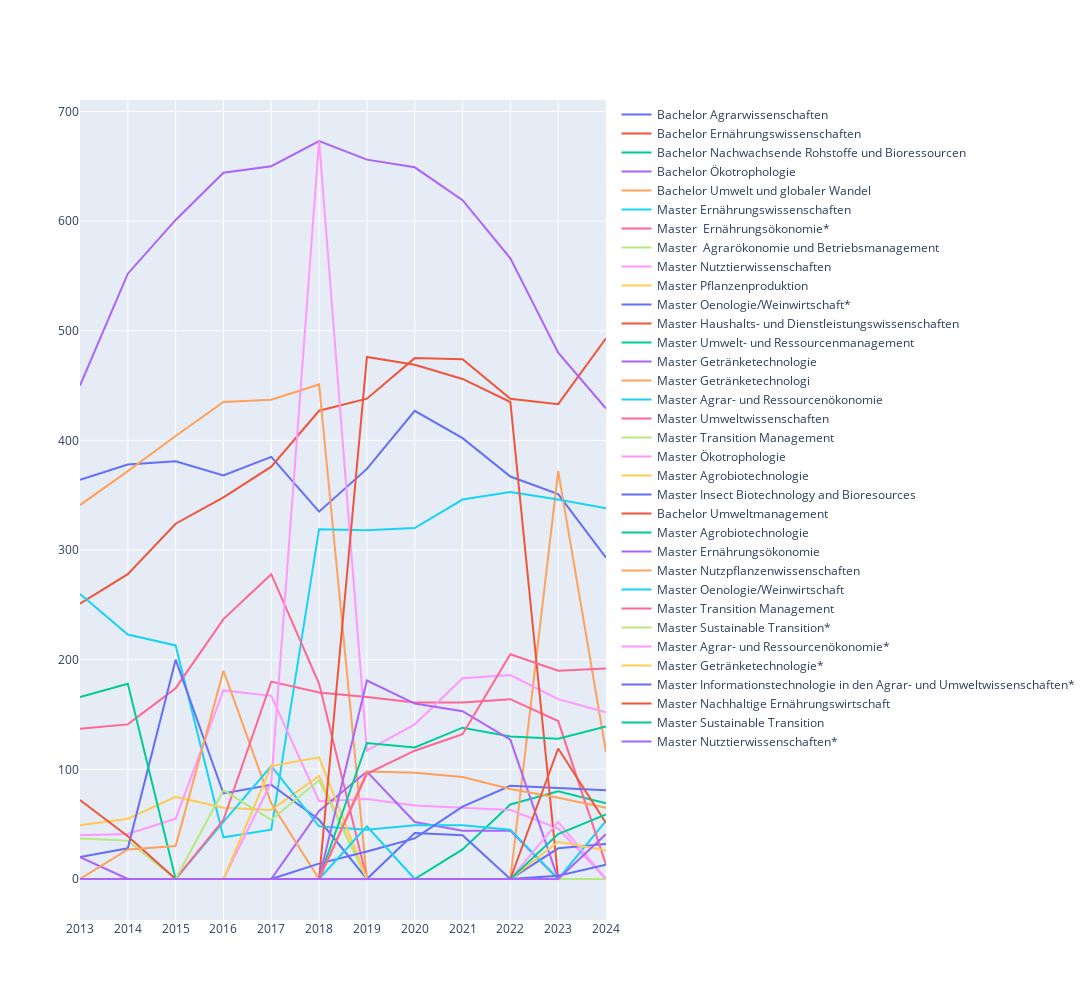

The cell this chart's notebook holds for it:
### Markdown cell above
### Plot

### Code cell
fig.update_layout(
    width=2000,   # Breite in Pixel
    height=1000    # Höhe in Pixel
)

fig.show()

### Figure 1 — Plotly figure (JSON) as saved in the notebook; plotly's stock layout.template omitted (floating-point values rounded to 4 significant figures)
{"data": [{"mode": "lines", "name": "Bachelor Agrarwissenschaften", "type": "scatter", "x": ["2013", "2014", "2015", "2016", "2017", "2018", "2019", "2020", "2021", "2022", "2023", "2024"], "y": [364, 378, 381, 368, 385, 335, 374, 427, 402, 367, 351, 293]}, {"mode": "lines", "name": "Bachelor Ernährungswissenschaften", "type": "scatter", "x": ["2013", "2014", "2015", "2016", "2017", "2018", "2019", "2020", "2021", "2022", "2023", "2024"], "y": [251, 278, 324, 348, 376, 427, 438, 475, 474, 438, 433, 493]}, {"mode": "lines", "name": "Bachelor Nachwachsende Rohstoffe und Bioressourcen", "type": "scatter", "x": ["2013", "2014", "2015", "2016", "2017", "2018", "2019", "2020", "2021", "2022", "2023", "2024"], "y": [0, 0, 0, 0, 0, 0, 0, 0, 27, 68, 80, 69]}, {"mode": "lines", "name": "Bachelor Ökotrophologie", "type": "scatter", "x": ["2013", "2014", "2015", "2016", "2017", "2018", "2019", "2020", "2021", "2022", "2023", "2024"], "y": [450, 552, 601, 644, 650, 673, 656, 649, 619, 566, 480, 429]}, {"mode": "lines", "name": "Bachelor Umwelt und globaler Wandel", "type": "scatter", "x": ["2013", "2014", "2015", "2016", "2017", "2018", "2019", "2020", "2021", "2022", "2023", "2024"], "y": [341, 372, 404, 435, 437, 451, 0, 0, 0, 0, 372, 116]}, {"mode": "lines", "name": "Master Ernährungswissenschaften ", "type": "scatter", "x": ["2013", "2014", "2015", "2016", "2017", "2018", "2019", "2020", "2021", "2022", "2023", "2024"], "y": [260, 223, 213, 38, 45, 319, 318, 320, 346, 353, 346, 338]}, {"mode": "lines", "name": "Master  Ernährungsökonomie*", "type": "scatter", "x": ["2013", "2014", "2015", "2016", "2017", "2018", "2019", "2020", "2021", "2022", "2023", "2024"], "y": [137, 141, 174, 237, 278, 178, 0, 0, 0, 0, 0, 0]}, {"mode": "lines", "name": "Master  Agrarökonomie und Betriebsmanagement", "type": "scatter", "x": ["2013", "2014", "2015", "2016", "2017", "2018", "2019", "2020", "2021", "2022", "2023", "2024"], "y": [37, 35, 0, 0, 0, 0, 0, 0, 0, 0, 0, 0]}, {"mode": "lines", "name": "Master Nutztierwissenschaften", "type": "scatter", "x": ["2013", "2014", "2015", "2016", "2017", "2018", "2019", "2020", "2021", "2022", "2023", "2024"], "y": [40, 41, 55, 172, 167, 71, 73, 67, 65, 63, 46, 0]}, {"mode": "lines", "name": "Master Pflanzenproduktion", "type": "scatter", "x": ["2013", "2014", "2015", "2016", "2017", "2018", "2019", "2020", "2021", "2022", "2023", "2024"], "y": [49, 55, 75, 65, 63, 94, 0, 0, 0, 0, 0, 0]}, {"mode": "lines", "name": "Master Oenologie/Weinwirtschaft*", "type": "scatter", "x": ["2013", "2014", "2015", "2016", "2017", "2018", "2019", "2020", "2021", "2022", "2023", "2024"], "y": [20, 28, 200, 78, 86, 54, 0, 42, 40, 0, 28, 32]}, {"mode": "lines", "name": "Master Haushalts- und Dienstleistungswissenschaften\n", "type": "scatter", "x": ["2013", "2014", "2015", "2016", "2017", "2018", "2019", "2020", "2021", "2022", "2023", "2024"], "y": [72, 39, 0, 0, 0, 0, 0, 0, 0, 0, 0, 0]}, {"mode": "lines", "name": "Master Umwelt- und Ressourcenmanagement", "type": "scatter", "x": ["2013", "2014", "2015", "2016", "2017", "2018", "2019", "2020", "2021", "2022", "2023", "2024"], "y": [166, 178, 0, 0, 0, 0, 0, 0, 0, 0, 0, 0]}, {"mode": "lines", "name": "Master Getränketechnologie", "type": "scatter", "x": ["2013", "2014", "2015", "2016", "2017", "2018", "2019", "2020", "2021", "2022", "2023", "2024"], "y": [20, 0, 0, 0, 0, 62, 98, 52, 44, 44, 0, 0]}, {"mode": "lines", "name": "Master Getränketechnologi", "type": "scatter", "x": ["2013", "2014", "2015", "2016", "2017", "2018", "2019", "2020", "2021", "2022", "2023", "2024"], "y": [0, 27, 30, 190, 69, 0, 0, 0, 0, 0, 0, 0]}, {"mode": "lines", "name": "Master Agrar- und Ressourcenökonomie", "type": "scatter", "x": ["2013", "2014", "2015", "2016", "2017", "2018", "2019", "2020", "2021", "2022", "2023", "2024"], "y": [0, 0, 0, 52, 103, 48, 45, 49, 49, 45, 0, 53]}, {"mode": "lines", "name": "Master Umweltwissenschaften", "type": "scatter", "x": ["2013", "2014", "2015", "2016", "2017", "2018", "2019", "2020", "2021", "2022", "2023", "2024"], "y": [0, 0, 0, 54, 180, 170, 166, 161, 161, 164, 144, 13]}, {"mode": "lines", "name": "Master Transition Management\n", "type": "scatter", "x": ["2013", "2014", "2015", "2016", "2017", "2018", "2019", "2020", "2021", "2022", "2023", "2024"], "y": [0, 0, 0, 81, 54, 90, 0, 0, 0, 0, 0, 0]}, {"mode": "lines", "name": "Master Ökotrophologie", "type": "scatter", "x": ["2013", "2014", "2015", "2016", "2017", "2018", "2019", "2020", "2021", "2022", "2023", "2024"], "y": [0, 0, 0, 0, 88, 673, 117, 141, 183, 186, 164, 152]}, {"mode": "lines", "name": "Master Agrobiotechnologie\n", "type": "scatter", "x": ["2013", "2014", "2015", "2016", "2017", "2018", "2019", "2020", "2021", "2022", "2023", "2024"], "y": [0, 0, 0, 0, 103, 111, 0, 0, 0, 0, 0, 0]}, {"mode": "lines", "name": "Master Insect Biotechnology and Bioresources", "type": "scatter", "x": ["2013", "2014", "2015", "2016", "2017", "2018", "2019", "2020", "2021", "2022", "2023", "2024"], "y": [0, 0, 0, 0, 0, 14, 25, 37, 66, 85, 83, 81]}, {"mode": "lines", "name": "Bachelor Umweltmanagement", "type": "scatter", "x": ["2013", "2014", "2015", "2016", "2017", "2018", "2019", "2020", "2021", "2022", "2023", "2024"], "y": [0, 0, 0, 0, 0, 0, 476, 469, 456, 435, 0, 0]}, {"mode": "lines", "name": "Master Agrobiotechnologie", "type": "scatter", "x": ["2013", "2014", "2015", "2016", "2017", "2018", "2019", "2020", "2021", "2022", "2023", "2024"], "y": [0, 0, 0, 0, 0, 0, 124, 120, 138, 130, 128, 139]}, {"mode": "lines", "name": "Master Ernährungsökonomie", "type": "scatter", "x": ["2013", "2014", "2015", "2016", "2017", "2018", "2019", "2020", "2021", "2022", "2023", "2024"], "y": [0, 0, 0, 0, 0, 0, 181, 160, 153, 127, 0, 0]}, {"mode": "lines", "name": "Master Nutzpflanzenwissenschaften", "type": "scatter", "x": ["2013", "2014", "2015", "2016", "2017", "2018", "2019", "2020", "2021", "2022", "2023", "2024"], "y": [0, 0, 0, 0, 0, 0, 98, 97, 93, 82, 74, 65]}, {"mode": "lines", "name": "Master Oenologie/Weinwirtschaft", "type": "scatter", "x": ["2013", "2014", "2015", "2016", "2017", "2018", "2019", "2020", "2021", "2022", "2023", "2024"], "y": [0, 0, 0, 0, 0, 0, 48, 0, 0, 0, 0, 0]}, {"mode": "lines", "name": "Master Transition Management", "type": "scatter", "x": ["2013", "2014", "2015", "2016", "2017", "2018", "2019", "2020", "2021", "2022", "2023", "2024"], "y": [0, 0, 0, 0, 0, 0, 96, 117, 132, 205, 190, 192]}, {"mode": "lines", "name": "Master Sustainable Transition*", "type": "scatter", "x": ["2013", "2014", "2015", "2016", "2017", "2018", "2019", "2020", "2021", "2022", "2023", "2024"], "y": [0, 0, 0, 0, 0, 0, 0, 0, 0, 0, 0, 0]}, {"mode": "lines", "name": "Master Agrar- und Ressourcenökonomie*", "type": "scatter", "x": ["2013", "2014", "2015", "2016", "2017", "2018", "2019", "2020", "2021", "2022", "2023", "2024"], "y": [0, 0, 0, 0, 0, 0, 0, 0, 0, 0, 52, 0]}, {"mode": "lines", "name": "Master Getränketechnologie*", "type": "scatter", "x": ["2013", "2014", "2015", "2016", "2017", "2018", "2019", "2020", "2021", "2022", "2023", "2024"], "y": [0, 0, 0, 0, 0, 0, 0, 0, 0, 0, 34, 26]}, {"mode": "lines", "name": "Master Informationstechnologie in den Agrar- und Umweltwissenschaften*", "type": "scatter", "x": ["2013", "2014", "2015", "2016", "2017", "2018", "2019", "2020", "2021", "2022", "2023", "2024"], "y": [0, 0, 0, 0, 0, 0, 0, 0, 0, 0, 3, 13]}, {"mode": "lines", "name": "Master Nachhaltige Ernährungswirtschaft", "type": "scatter", "x": ["2013", "2014", "2015", "2016", "2017", "2018", "2019", "2020", "2021", "2022", "2023", "2024"], "y": [0, 0, 0, 0, 0, 0, 0, 0, 0, 0, 119, 51]}, {"mode": "lines", "name": "Master Sustainable Transition", "type": "scatter", "x": ["2013", "2014", "2015", "2016", "2017", "2018", "2019", "2020", "2021", "2022", "2023", "2024"], "y": [0, 0, 0, 0, 0, 0, 0, 0, 0, 0, 41, 59]}, {"mode": "lines", "name": "Master Nutztierwissenschaften*", "type": "scatter", "x": ["2013", "2014", "2015", "2016", "2017", "2018", "2019", "2020", "2021", "2022", "2023", "2024"], "y": [0, 0, 0, 0, 0, 0, 0, 0, 0, 0, 0, 41]}], "layout": {"height": 1000, "width": 2000}}
